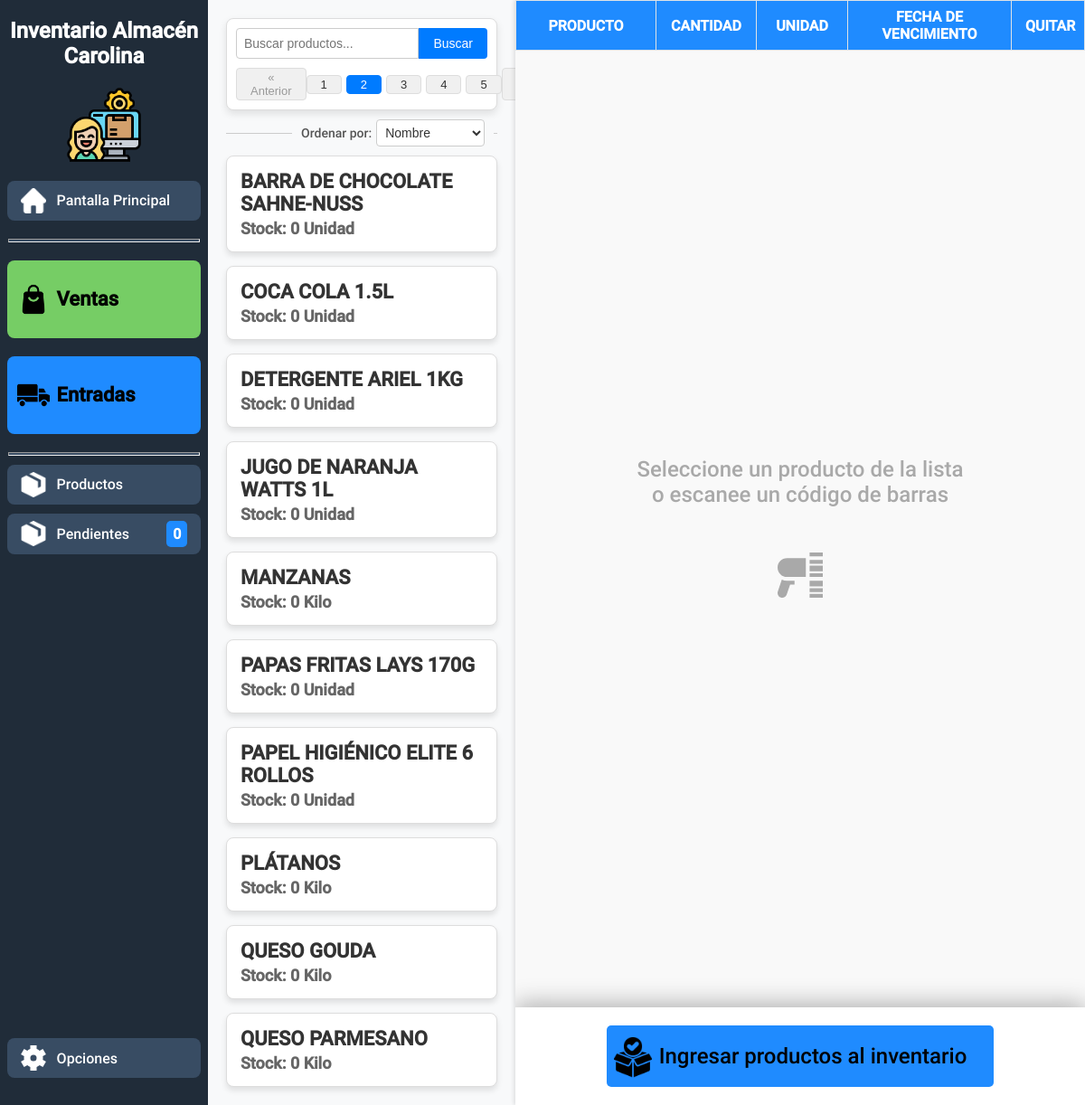
/modulo_entradas.php, run on the app's committed database.
### tables this page shows
CREATE TABLE producto (
    id_producto INT UNSIGNED NOT NULL AUTO_INCREMENT,
    nombre_producto VARCHAR(250) NOT NULL,
    total_vendidos BIGINT UNSIGNED DEFAULT 0, 
    stock_minimo INT UNSIGNED DEFAULT 5,
    codigo_de_barra VARCHAR(25),
    tiempo_alerta_vencimiento INT UNSIGNED DEFAULT 0,
    activo CHAR(1) NOT NULL DEFAULT 1,
    requiere_fecha_vencimiento CHAR(1) NOT NULL DEFAULT 1,
    por_registrar CHAR(1) NOT NULL DEFAULT 0,
     
    id_unidad INT UNSIGNED NOT NULL,
    PRIMARY KEY (id_producto)
);

### includes/modulo_entradas/lista_productos_modelo.php (called while the page is built, shortened)
<?php
function obtener_productos(object $pdo, string $busqueda, int $limite, int $offset)
{
    $consulta = "
        SELECT
            p.id_producto,
            p.nombre_producto,
            p.stock_minimo,
            p.codigo_de_barra,
            p.tiempo_alerta_vencimiento,
            u.nombre_unidad,
            pr.precio,
            c.costo
        FROM producto p
        LEFT JOIN unidad_de_medida u ON p.id_unidad = u.id_unidad
        LEFT JOIN precio pr ON p.id_producto = pr.id_producto
        LEFT JOIN costo c ON p.id_producto = c.id_producto
        WHERE LOWER(p.nombre_producto) LIKE LOWER(:busqueda)
        ORDER BY p.nombre_producto
        LIMIT :limite OFFSET :offset
        ;";
    $stmt = $pdo->prepare($consulta);
    $stmt->bindValue(":busqueda", "%$busqueda%", PDO::PARAM_STR);
    $stmt->bindValue(":limite", $limite, PDO::PARAM_INT);
    $stmt->bindValue(":offset", $offset, PDO::PARAM_INT);
    $stmt->execute();
    $productos = $stmt->fetchAll(PDO::FETCH_ASSOC);
    $consulta = "SELECT COUNT(*) AS total FROM producto WHERE LOWER(nombre_producto) LIKE LOWER(:busqueda);";
    $stmt = $pdo->prepare($consulta);
    $stmt->bindValue(":busqueda", "%$busqueda%", PDO::PARAM_STR);
    $stmt->execute();
    $total_items = $stmt->fetch(PDO::FETCH_ASSOC)["total"];
    $total_pages = ceil($total_items / $limite);
    return [
        "productos" => $productos,
        "total_items" => $total_items,
        "total_pages" => $total_pages
    ];
}

### includes/modulo_entradas/lista_productos.php (called while the page is built, shortened)
<?php
$search = $_GET['busqueda'] ?? '';
$page = $_GET['page'] ?? 1;
$itemsPerPage = 20;
$offset = ($page - 1) * $itemsPerPage;
try {
    require_once "includes/db.php";
    require_once "includes/modulo_entradas/lista_productos_modelo.php";
    require_once "includes/modulo_entradas/lista_productos_vista.php";
    $resul = obtener_productos($pdo, $search, $itemsPerPage, $offset);
} catch (\Throwable $th) {
}

### includes/modulo_entradas/lista_productos_vista.php (the view, shortened to what this page needs)
<?php
function insertar_productos($productos) {
    foreach ($productos as $producto) {
        [
            'id_producto'       => $id_producto,
            'nombre_producto'   => $nombre_producto,
            'stock_actual'      => $stock_actual,
            'stock_minimo'      => $stock_minimo,
            'codigo_de_barra'   => $codigo_de_barra,
            'requiere_fecha_vencimiento' => $requiere_fecha_vencimiento,
            'nombre_unidad'     => $nombre_unidad,
        ] = $producto;
        if($nombre_unidad === "Unidad") {
            $stock_actual = (int) $stock_actual;
        }
        echo "
            <div class='product-item' onclick=\"agregar_a_tabla($id_producto, '$nombre_producto', '$nombre_unidad', $requiere_fecha_vencimiento);\">
                <div class='product-name'>$nombre_producto</div>
                <span class='stock'>Stock: $stock_actual $nombre_unidad</span>
            </div>
        ";
    }
}

### styles/main.css (style rules this page uses)
:root { font-family: Roboto, Arial, Helvetica, sans-serif; --oscuro: #202C39; --verde: #76CD65; --verde-oscuro: #518d45; --azul: #1F8BFF; --azul-oscuro: #1560b1; --rosa: #ffcad4; --naranja: #f7af9d; --rojo: #E05263; }

### styles/layout.css (style rules this page uses)
body { margin: 0; display: flex; flex-direction: column; height: 100vh; overflow: hidden; }

### styles/cuadricula_de_productos.css (style rules this page uses)
.product-item { position: relative; background-color: white; border: 1px solid #ddd; border-radius: 8px; padding: 15px; box-shadow: 0 4px 6px rgba(0, 0, 0, 0.1); cursor: pointer; transition: transform 0.2s, box-shadow 0.2s; display: flex; flex-direction: column; justify-content: space-between; user-select: none; }
.product-name { font-size: 22px; font-weight: bold; color: #333; margin-bottom: 4px; flex-grow: 1; text-transform: uppercase; z-index: 3; }
.stock { font-size: 18px; color: #666; display: flex; justify-content: space-between; font-weight: bold; z-index: 3; }

### styles/mensaje_sin_productos.css (style rules this page uses)
.mensaje-sin-productos { display: none; position: absolute; top: 50%; left: 50%; transform: translate(-50%, -50%); color: darkgray; padding: 20px; border-radius: 8px; font-size: 24px; text-align: center; width: 60%; }
.mensaje-sin-productos.visible { display: block; }
.mensaje-sin-productos svg { margin: 50px; width: 50px; height: 50px; fill: darkgray; }

### data on the page
producto: nombre_producto "BARRA DE CHOCOLATE SAHNE-NUSS", stock_actual "0", nombre_unidad "Unidad"
producto: nombre_producto "COCA COLA 1.5L", stock_actual "0", nombre_unidad "Unidad"
producto: nombre_producto "DETERGENTE ARIEL 1KG", stock_actual "0", nombre_unidad "Unidad"
producto: nombre_producto "JUGO DE NARANJA WATTS 1L", stock_actual "0", nombre_unidad "Unidad"
producto: nombre_producto "MANZANAS", stock_actual "0", nombre_unidad "Kilo"
producto: nombre_producto "PAPAS FRITAS LAYS 170G", stock_actual "0", nombre_unidad "Unidad"
producto: nombre_producto "PAPEL HIGIÉNICO ELITE 6 ROLLOS", stock_actual "0", nombre_unidad "Unidad"
producto: nombre_producto "PLÁTANOS", stock_actual "0", nombre_unidad "Kilo"
producto: nombre_producto "QUESO GOUDA", stock_actual "0", nombre_unidad "Kilo"
producto: nombre_producto "QUESO PARMESANO", stock_actual "0", nombre_unidad "Kilo"

### other printed values
$resul["cant_productos_pendientes"] "0"
